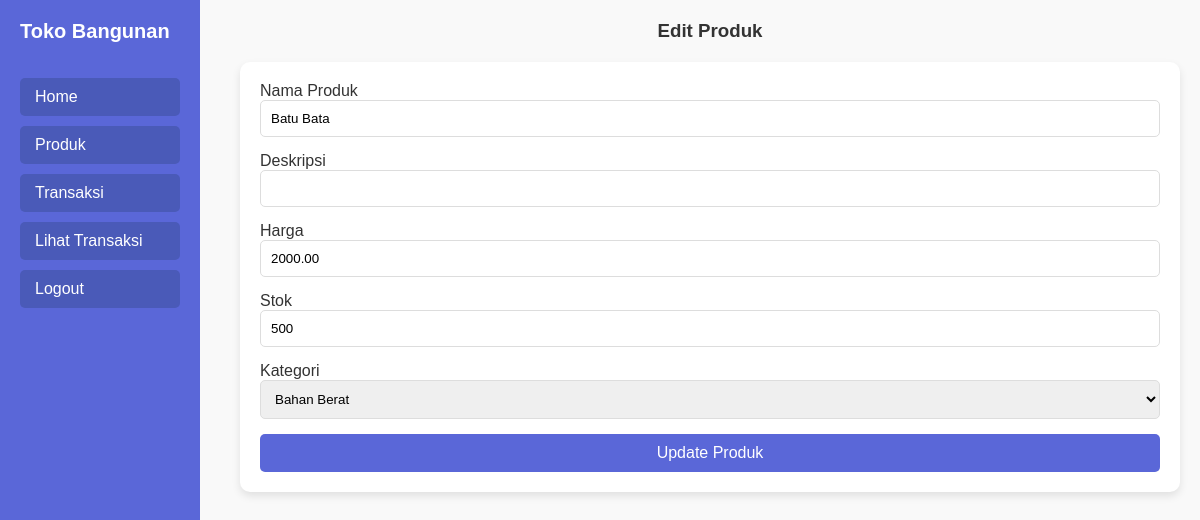
/edit_produk.php?id=4 (signed in), run on the app's committed database.
### tables this page shows
CREATE TABLE `produk` (
  `IdProduk` int NOT NULL,
  `NamaProduk` varchar(100) NOT NULL,
  `Deskripsi` text,
  `Harga` decimal(10,2) NOT NULL,
  `Stok` int DEFAULT '0',
  `IdKategori` int DEFAULT NULL
);

### edit_produk.php (the view, shortened to what this page needs)
<?php
include('koneksi.php');
if (isset($_GET['id'])) {
    $idProduk = $_GET['id'];
    $sqlProduk = "SELECT * FROM produk WHERE IdProduk = '$idProduk'";
    $resultProduk = $conn->query($sqlProduk);
    if ($resultProduk->num_rows > 0) {
        $produk = $resultProduk->fetch_assoc();
    } else {
        die("Produk tidak ditemukan.");
    }
} else {
    die("ID produk tidak ditemukan.");
}
$sqlKategori = "SELECT * FROM kategori";
$resultKategori = $conn->query($sqlKategori);
?>
<!DOCTYPE html>
<html lang="id">
<head>
</head>
<body>
    <div class="navbar">
        <h1>Toko Bangunan</h1>
        <a href="index.php">Home</a>
        <a href="produk.php">Produk</a>
        <a href="transaksi.php">Transaksi</a>
        <a href="lihat_transaksi.php">Lihat Transaksi</a>
        <a href="logout.php">Logout</a>
    </div>
    <div class="content">
        <h3>Edit Produk</h3>
        <form method="POST" action="edit_produk.php?id=<?php echo $produk['IdProduk']; ?>">
            <label for="nama_produk">Nama Produk</label>
            <input type="text" id="nama_produk" name="nama_produk" value="<?php echo $produk['NamaProduk']; ?>"
                required>
            <label for="deskripsi">Deskripsi</label>
            <input type="text" id="deskripsi" name="deskripsi" value="<?php echo $produk['Deskripsi']; ?>">
            <label for="harga">Harga</label>
            <input type="number" id="harga" name="harga" value="<?php echo $produk['Harga']; ?>" required>
            <label for="stok">Stok</label>
            <input type="number" id="stok" name="stok" value="<?php echo $produk['Stok']; ?>" required>
            <label for="id_kategori">Kategori</label>
            <select id="id_kategori" name="id_kategori" required>
                <?php
                if ($resultKategori->num_rows > 0) {
                    while ($row = $resultKategori->fetch_assoc()) {
                        $selected = $row['IdKategori'] == $produk['IdKategori'] ? 'selected' : '';
                        echo "<option value='{$row['IdKategori']}' $selected>{$row['NamaKategori']}</option>";
                    }
                }
                ?>
            </select>
            <button type="submit">Update Produk</button>
        </form>
    </div>
</body>
</html>

### edit_produk.php (style rules this page uses)
* { margin: 0; padding: 0; box-sizing: border-box; }
body { font-family: Arial, sans-serif; background-color: #f9f9f9; color: #333; display: flex; }
.navbar { width: 200px; background-color: #5a67d8; height: 100vh; padding: 20px; position: fixed; display: flex; flex-direction: column; align-items: flex-start; }
.navbar h1 { color: #fff; font-size: 20px; margin-bottom: 30px; }
.navbar a { color: #fff; text-decoration: none; padding: 10px 15px; width: 100%; background-color: #4a5ab8; border-radius: 5px; margin: 5px 0; transition: background-color 0.3s; text-align: left; }
.content { margin-left: 220px; padding: 20px; width: calc(100% - 220px); }
h3 { color: #333; text-align: center; margin-bottom: 20px; }
form { background-color: #fff; padding: 20px; border-radius: 10px; box-shadow: 0 4px 8px rgba(0, 0, 0, 0.1); }
label { font-size: 16px; margin-bottom: 8px; }
input, select { width: 100%; padding: 10px; margin-bottom: 15px; border: 1px solid #ddd; border-radius: 5px; }
button { width: 100%; padding: 10px; background-color: #5a67d8; color: white; border: none; border-radius: 5px; font-size: 16px; cursor: pointer; }

### data on the page
produk: nama_produk "Batu Bata", harga "2000.00", stok "500"

### other printed values
form field id_kategori "Bahan Berat"
